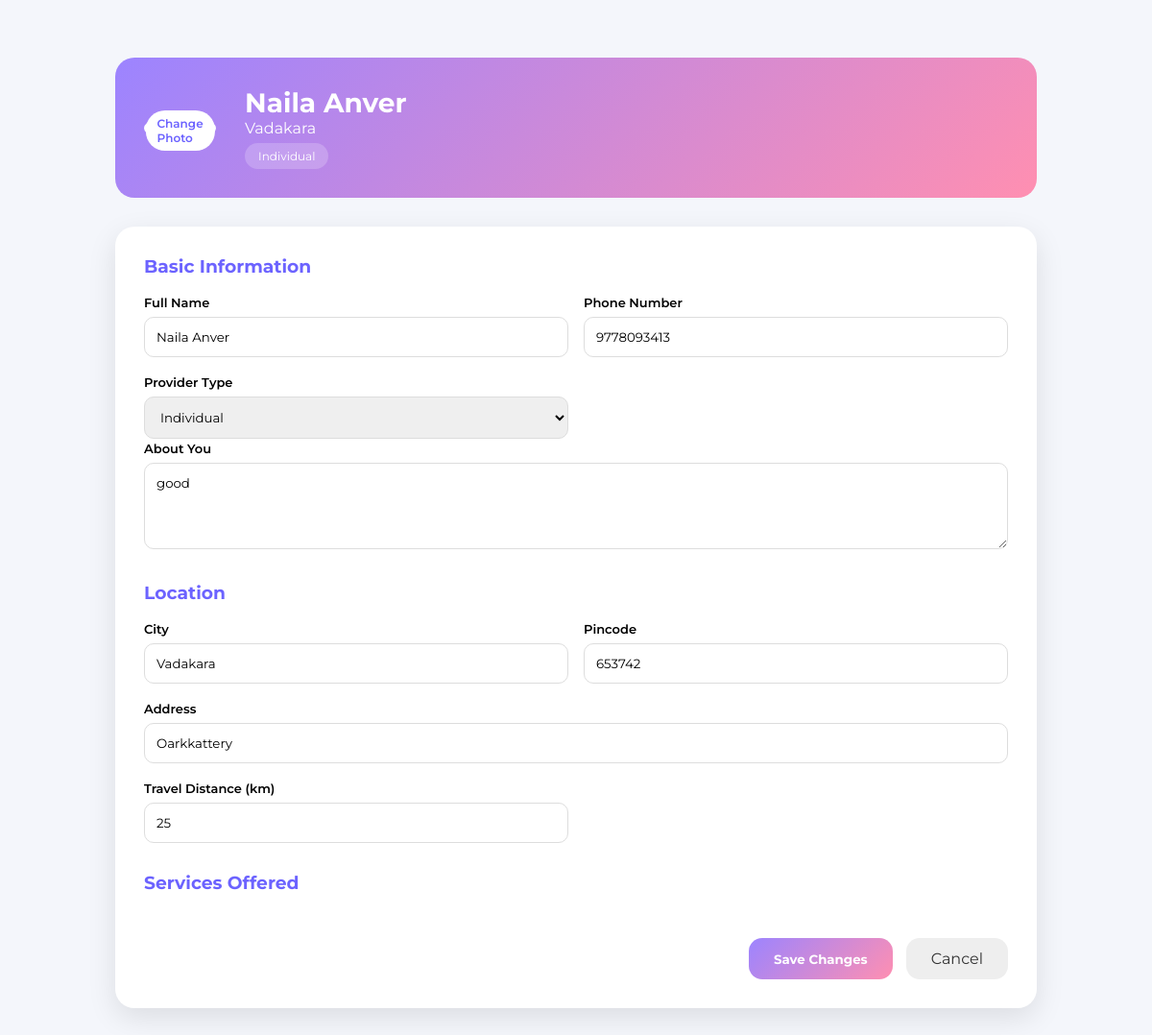
The app's page /edit_provider_profile/14/ with its own data.
### PetCare/models.py (models this page shows, shortened)
class ServiceProvider(models.Model):
    PROVIDER_TYPE = (
        ('individual', 'Individual'),
        ('organization', 'Organization / Company'),
    )
    ID_TYPE = (
        ('aadhaar', 'Aadhaar'),
        ('pan', 'PAN'),
        ('passport', 'Passport'),
    )
    user = models.OneToOneField(Profile, on_delete=models.CASCADE)
    full_name = models.CharField(max_length=100,null=True,blank=True)
    phone_number = models.CharField(max_length=15,null=True,blank=True)
    provider_type = models.CharField(max_length=20, choices=PROVIDER_TYPE,null=True,blank=True)
    bio = models.TextField(null=True,blank=True)
    city = models.CharField(max_length=50,null=True,blank=True)
    address = models.TextField(null=True,blank=True)
    pincode = models.CharField(max_length=10,null=True,blank=True)
    latitude = models.CharField(max_length=50,null=True,blank=True)
    longitude = models.CharField(max_length=50,null=True,blank=True)
    travel_distance = models.PositiveIntegerField(null=True,blank=True)
    services = models.JSONField(null=True,blank=True)  # store selected services
    id_type = models.CharField(max_length=20, choices=ID_TYPE,null=True,blank=True)
    id_number = models.CharField(max_length=50,unique=True,null=True,blank=True,help_text="Government ID number")
    id_proof = models.FileField(upload_to='providers/id/',null=True,blank=True)
    grooming_certificate = models.FileField(upload_to='providers/certificates/',null=True,blank=True)
    vet_license = models.FileField(upload_to='providers/certificates/',null=True,blank=True)
    training_certificate = models.FileField(upload_to='providers/certificates/',null=True,blank=True)
    organization_registration = models.FileField(upload_to='providers/certificates/',null=True,blank=True)
    is_verified = models.BooleanField(default=False)

### PetCare/views.py (the view)
# urls.py: path('edit_provider_profile/<int:provider_id>/',views.edit_provider_profile,name='edit_provider_profile'),
def edit_provider_profile(request,provider_id):
    provider = get_object_or_404(ServiceProvider, id=provider_id)
    return render(request,'provider/edit_provider_profile.html',{'provider':provider})

### PetCare/templates/provider/edit_provider_profile.html (shortened to what this page needs)
{% load static %}
<!DOCTYPE html>
<html lang="en">
<head>
    <link rel="stylesheet" href="{% static 'css/provider/edit_provider_profile.css' %}">
</head>
<body>
<div class="page-wrapper">
    <div class="profile-header">
        <div class="profile-img-wrapper">
            <label class="upload-btn">
                Change Photo
            </label>
        </div>
        <div class="profile-basic">
            <h2>{{ provider.full_name|default:"Your Name" }}</h2>
            <p>{{ provider.city|default:"City" }}</p>
            <span class="badge">
                {{ provider.provider_type|title }}
            </span>
        </div>
    </div>
    <form method="post" enctype="multipart/form-data" class="form-card">
        <div class="section">
            <h3>Basic Information</h3>
            <div class="form-grid">
                <div>
                    <label>Full Name</label>
                    <input type="text" name="full_name" value="{{ provider.full_name }}">
                </div>
                <div>
                    <label>Phone Number</label>
                    <input type="text" name="phone_number" value="{{ provider.phone_number }}">
                </div>
                <div>
                    <label>Provider Type</label>
                    <select name="provider_type">
                        <option value="individual" {% if provider.provider_type == 'individual' %}selected{% endif %}>Individual</option>
                    </select>
                </div>
            </div>
            <label>About You</label>
            <textarea name="bio">{{ provider.bio }}</textarea>
        </div>
        <div class="section">
            <h3>Location</h3>
            <div class="form-grid">
                <div>
                    <label>City</label>
                    <input type="text" name="city" value="{{ provider.city }}">
                </div>
                <div>
                    <label>Pincode</label>
                    <input type="text" name="pincode" value="{{ provider.pincode }}">
                </div>
                <div class="full">
                    <label>Address</label>
                    <input type="text" name="address" value="{{ provider.address }}">
                </div>
                <div>
                    <label>Travel Distance (km)</label>
                    <input type="number" name="travel_distance" value="{{ provider.travel_distance }}">
                </div>
            </div>
        </div>
        <div class="section">
            <h3>Services Offered</h3>
        </div>
        <div class="action-bar">
            <button type="submit" class="save-btn">Save Changes</button>
            <a href="{% url 'provider_home' %}" class="cancel-btn">Cancel</a>
        </div>
    </form>
</div>
</body>
</html>

### PetCare/static/css/provider/edit_provider_profile.css (style rules this page uses)
* { margin: 0; padding: 0; box-sizing: border-box; font-family: "Montserrat", sans-serif; }
body { background: #f4f6fb; }
.page-wrapper { max-width: 1000px; margin: 40px auto; padding: 20px; }
.profile-header { background: linear-gradient(135deg, #9C84FF, #FF8FB1); padding: 30px; border-radius: 20px; display: flex; gap: 30px; align-items: center; color: white; }
.profile-img-wrapper { position: relative; }
.upload-btn { position: absolute; bottom: -10px; left: 50%; transform: translateX(-50%); background: white; color: #6c63ff; padding: 6px 12px; border-radius: 20px; font-size: 12px; cursor: pointer; }
.profile-basic h2 { font-size: 28px; }
.badge { background: rgba(255,255,255,0.2); padding: 6px 14px; border-radius: 20px; font-size: 12px; display: inline-block; margin-top: 6px; }
.form-card { background: white; margin-top: 30px; padding: 30px; border-radius: 20px; box-shadow: 0 10px 30px rgba(0,0,0,0.1); }
.section { margin-bottom: 30px; }
.section h3 { margin-bottom: 16px; color: #6c63ff; }
.form-grid { display: grid; grid-template-columns: repeat(2, 1fr); gap: 16px; }
.form-grid .full { grid-column: span 2; }
label { font-size: 13px; font-weight: 600; }
input, textarea, select { width: 100%; padding: 12px; border-radius: 10px; border: 1px solid #ddd; margin-top: 6px; }
textarea { min-height: 90px; }
.action-bar { display: flex; justify-content: flex-end; gap: 14px; }
.save-btn { background: linear-gradient(135deg, #9C84FF, #FF8FB1); border: none; padding: 12px 26px; border-radius: 14px; color: white; font-weight: bold; cursor: pointer; }
.cancel-btn { padding: 12px 26px; border-radius: 14px; background: #eee; text-decoration: none; color: #333; }

### records on screen
ServiceProvider: full_name "Naila Anver", city "Vadakara", provider_type "Individual", phone_number "9778093413", bio "good", pincode "653742", address "Oarkkattery", travel_distance "25"
